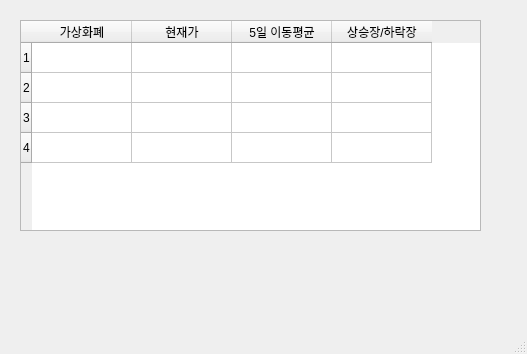
<?xml version="1.0" encoding="UTF-8"?>
<ui version="4.0">
 <class>MainWindow</class>
 <widget class="QMainWindow" name="MainWindow">
  <property name="windowModality">
   <enum>Qt::NonModal</enum>
  </property>
  <property name="geometry">
   <rect>
    <x>0</x>
    <y>0</y>
    <width>527</width>
    <height>354</height>
   </rect>
  </property>
  <property name="windowTitle">
   <string>가상화폐 상승장/하락장 알리미</string>
  </property>
  <widget class="QWidget" name="centralwidget">
   <widget class="QTableWidget" name="tableWidget">
    <property name="geometry">
     <rect>
      <x>20</x>
      <y>20</y>
      <width>461</width>
      <height>211</height>
     </rect>
    </property>
    <property name="rowCount">
     <number>4</number>
    </property>
    <row/>
    <row/>
    <row/>
    <row/>
    <column>
     <property name="text">
      <string>가상화폐</string>
     </property>
    </column>
    <column>
     <property name="text">
      <string>현재가</string>
     </property>
    </column>
    <column>
     <property name="text">
      <string>5일 이동평균</string>
     </property>
    </column>
    <column>
     <property name="text">
      <string>상승장/하락장</string>
     </property>
    </column>
   </widget>
  </widget>
  <widget class="QMenuBar" name="menubar">
   <property name="geometry">
    <rect>
     <x>0</x>
     <y>0</y>
     <width>527</width>
     <height>21</height>
    </rect>
   </property>
  </widget>
  <widget class="QStatusBar" name="statusbar"/>
 </widget>
 <resources/>
 <connections/>
</ui>
